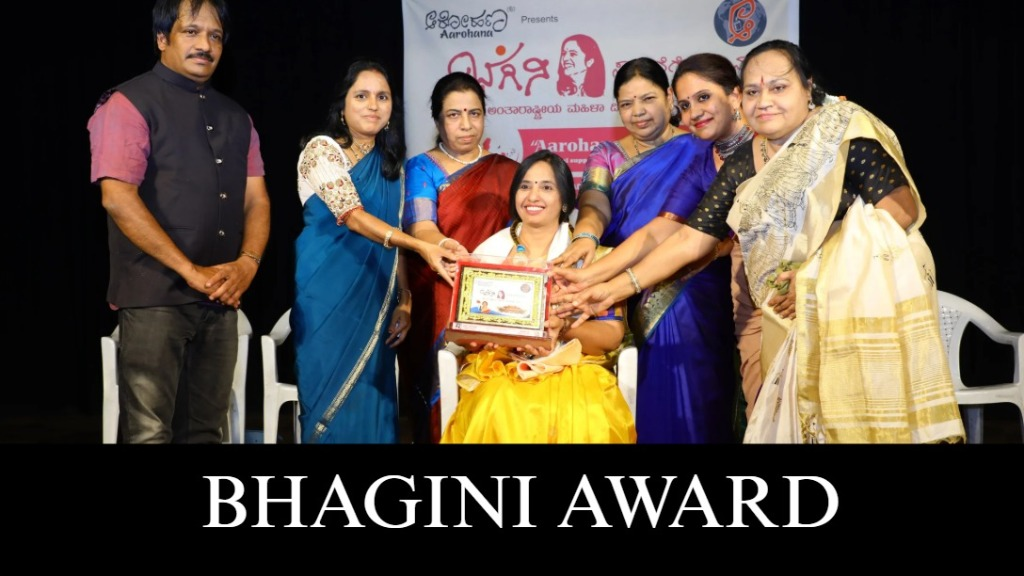
#> input picture assets/achievement_bhagini_award.jpg, 1024 x 576 px
$ python -i process_badges.py   (imports and definitions only)
#> lines starting #> are read from the running program, lines starting #| are printed output that depends on the picture
import os
import math
from PIL import Image

def process_badge(filename, output_name):
#> called with filename = 'assets/achievement_bhagini_award.jpg', output_name = 'out.png'
    img = Image.open(filename).convert("RGBA")
    width, height = img.size
#> width = 1024; height = 576

    # Calculate scale factor relative to 1024x558
    scale = width / 1024.0
#> scale = 1

    # Circle center coordinates
    cx, cy = int(512 * scale), int(279 * scale)
#> cx = 512; cy = 279
    # Crop size (square)
    size = int(480 * scale)
#> size = 480
    if size % 2 != 0:
        size += 1
    half_size = size // 2
#> half_size = 240

    # Crop image centered at (cx, cy)
    cropped = img.crop((cx - half_size, cy - half_size, cx + half_size, cy + half_size))
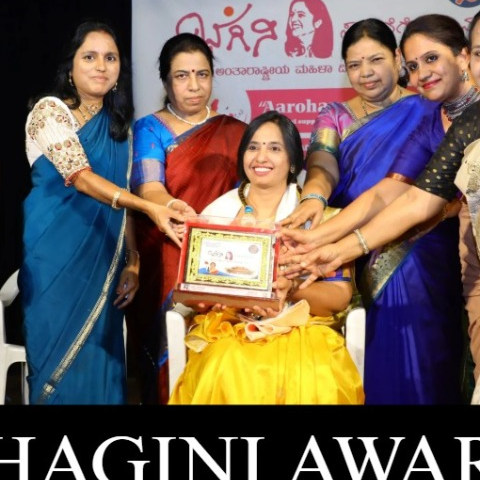
#> cropped: PIL image 480x480 RGBA; mean R, G, B, A 109.2, 94.4, 86.7, 255

    # Create mask
    new_img = Image.new("RGBA", (size, size), (0, 0, 0, 0))
#> new_img: PIL image 480x480 RGBA; every value is 0
    ccx, ccy = size // 2, size // 2
#> ccx = 240; ccy = 240

    # Circle mask radii
    r_inner = int(225 * scale)
#> r_inner = 225
    r_outer = int(235 * scale)
#> r_outer = 235

    for x in range(size):
        for y in range(size):
            r, g, b, a = cropped.getpixel((x, y))

            # Calculate distance from cropped center
            dx = x - ccx
            dy = y - ccy
            dist = math.sqrt(dx*dx + dy*dy)

            if dist < r_inner:
                # Fully opaque
                alpha = 255
                new_img.putpixel((x, y), (r, g, b, alpha))
            elif dist < r_outer:
                # Soft transition (anti-aliasing)
                factor = (r_outer - dist) / (r_outer - r_inner)
                alpha = int(255 * factor)
                new_img.putpixel((x, y), (r, g, b, alpha))
            else:
                # Fully transparent
                new_img.putpixel((x, y), (0, 0, 0, 0))
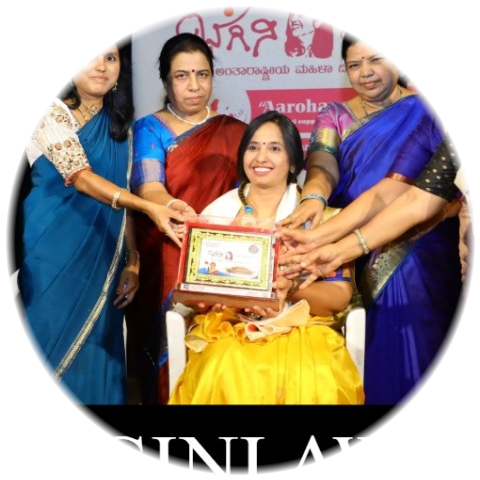
#> new_img: PIL image 480x480 RGBA; mean R, G, B, A 90.3, 77.4, 70.4, 183.9; transparent parts drawn white

    if new_img.size != (480, 480):
        new_img = new_img.resize((480, 480), Image.LANCZOS)
    new_img.save(output_name, "PNG")
    print(f"Processed {filename} -> {output_name}")

# [9 lines not run here, left out]

>>> result = process_badge('assets/achievement_bhagini_award.jpg', 'out.png')

$ run again, on assets/achievement_book_release.jpg
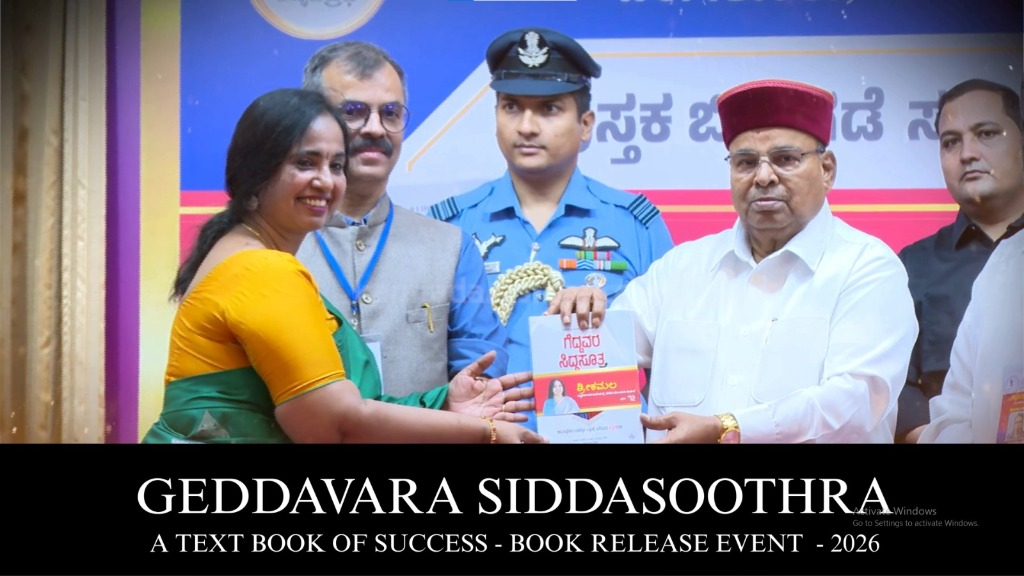
#> input picture assets/achievement_book_release.jpg, 1024 x 576 px
#> in process_badge, `cropped = img.crop((cx - half_size, cy - half_size, cx + half_size, cy..`:
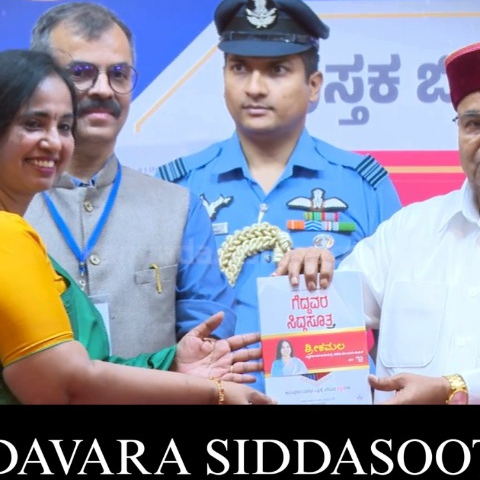
#> cropped: PIL image 480x480 RGBA; mean R, G, B, A 140.6, 144.3, 162.6, 255
#> after the loop in process_badge, `for x in range(size):`:
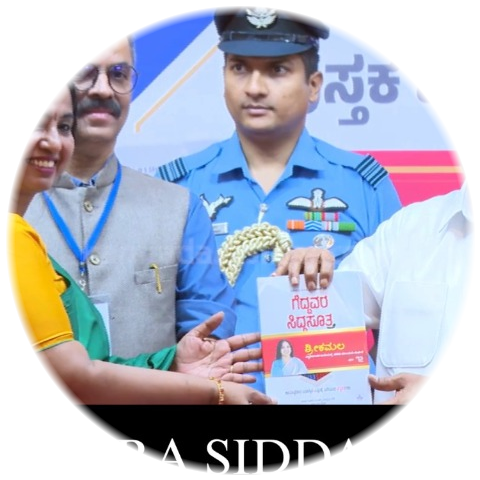
#> new_img: PIL image 480x480 RGBA; mean R, G, B, A 113.3, 117.8, 132.9, 183.9; transparent parts drawn white
